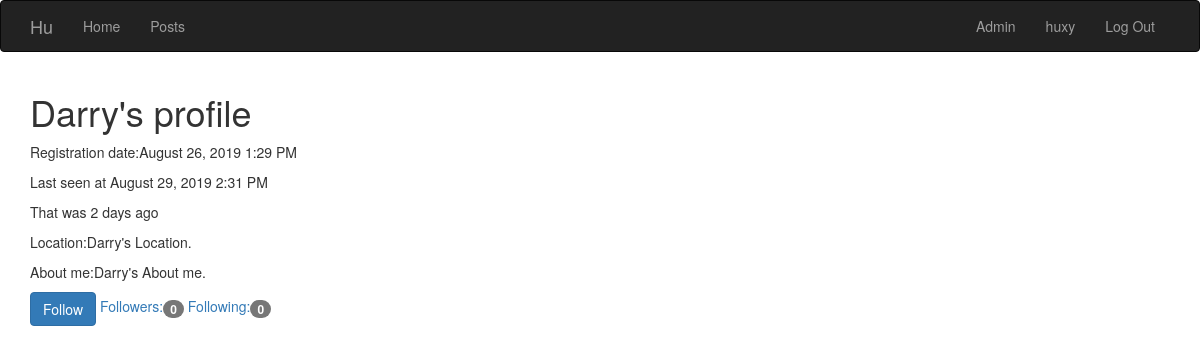
/user/Darry (signed in), run on an earlier commit of the app's database.
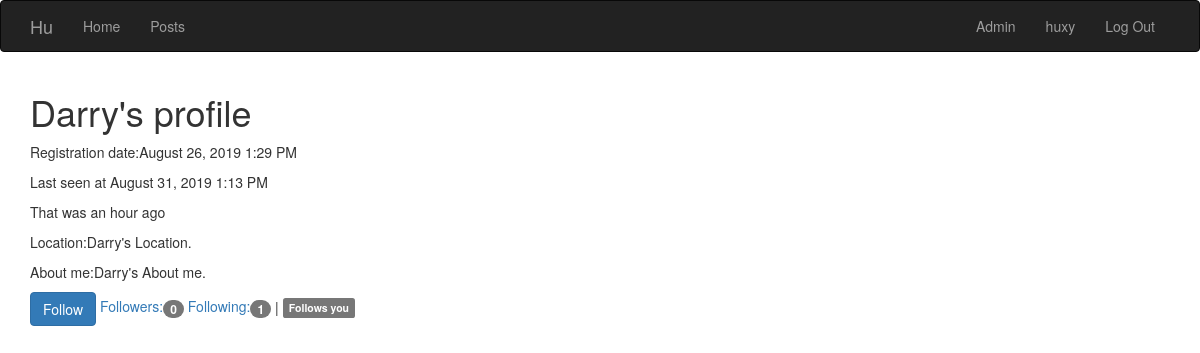
And on a later commit of the database.
### app/models.py (models this page shows, shortened)
class User(UserMixin, db.Model):
    __tablename__ = 'users'
    id = db.Column(db.Integer, primary_key = True)
    username = db.Column(db.String(64), unique = True, index = True)
    password_hash = db.Column(db.String(128))
    role_id = db.Column(db.Integer, db.ForeignKey('roles.id'))
    location = db.Column(db.String(64))
    about_me = db.Column(db.Text())
    member_since = db.Column(db.DateTime(), default=datetime.utcnow)
    last_seen = db.Column(db.DateTime(), default=datetime.utcnow)
    comments = db.relationship('Comment', backref='author', lazy='dynamic')
    posts = db.relationship('Post', backref='author', lazy='dynamic')
    followed = db.relationship('Follow', foreign_keys=[Follow.follower_id], backref=db.backref('follower', lazy='joined'),lazy='dynamic',cascade='all, delete-orphan')
    follower = db.relationship('Follow', foreign_keys=[Follow.followed_id], backref=db.backref('followed', lazy='joined'),lazy='dynamic',cascade='all, delete-orphan')
    def can(self, permissions):
        return self.role is not None and (self.role.permissions & permissions) == permissions
    def is_administrator(self):
        return self.can(Permissions.ADMINISTRATOR)
    @property
    def password(self):
        raise AttributeError('Password is not a readable attribute.')
    def ping(self):
        self.last_seen = datetime.utcnow()
        db.session.add(self)
    def is_following(self, user):
        return self.followed.filter_by(followed_id=user.id).first() is not None

### app/main/views.py (the view)
@main.route('/user/<username>')
def user(username):
    user=User.query.filter_by(username=username).first()
    if not user:
        flash('No correspondent user.')
        return redirect('.index')
    return render_template('user.html', user=user, Permissions=Permissions)

### app/auth/views.py (called while the page is built)
@auth.before_app_request
def before_request():
    if current_user.is_authenticated:
        current_user.ping()

### app/models.py (called while the page is built)
@login_manager.user_loader
def load_user(user_id):
    return User.query.get(int(user_id))

### app/templates/user.html (shortened to what this page needs)
{% extends "base.html" %}
{% block page_content  %}
<div class="page_header">
	<h1>{{user.username}}'s profile</h1>
</div>
{%include '_profile.html'%}
{% if current_user.id != user.id and current_user.can(Permissions.FOLLOW) %}
	{% if current_user.is_following(user) %}
	<a href="{{url_for('main.unfollow', user_id=user.id)}}" class="btn btn-primary">
		Unfollow
	</a>
	{%else%}
	<a href="{{url_for('main.follow', user_id=user.id)}}" class="btn btn-primary">
		Follow
	</a>
	{%endif%}
{%endif%}
<a href="{{url_for('main.followers', username=user.username)}}">
	Followers:<span class="badge">{{user.follower.count()}}</span>
</a>
<a href="{{url_for('main.following', username=user.username)}}">
	Following:<span class="badge">{{user.followed.count()}}</span>
</a>
{% if current_user.is_authenticated and current_user != user and user.is_following(current_user) %}
	| <span class="label label-default">Follows you</span>
{%endif%}
{% endblock %}

### app/templates/_profile.html
<div>
	<p>Registration date:{{moment(user.member_since).format('LLL')}}</p>
	<p>Last seen at {{moment(user.last_seen).format('LLL')}}</p>
	<p>That was {{moment(user.last_seen).fromNow(refresh=True)}}</p>
	<p><p>
		{% if user.location %}
		Location:{{user.location }}
		{% endif %}
		</p>
		<p>
		{% if user.about_me %}
		About me:{{user.about_me}}
		{% endif %}
		</p>
	</p>
</div>

What changed in the data, as far as the page shows it:
changed User "Darry": last_seen "August 29, 2019 2:31 PM" → "August 31, 2019 1:13 PM"; last_seen "2 days ago" → "an hour ago"
Also different on the page:
{{ user.followed.count() }}: "0" → "1"
text now shown: "| Follows you"
